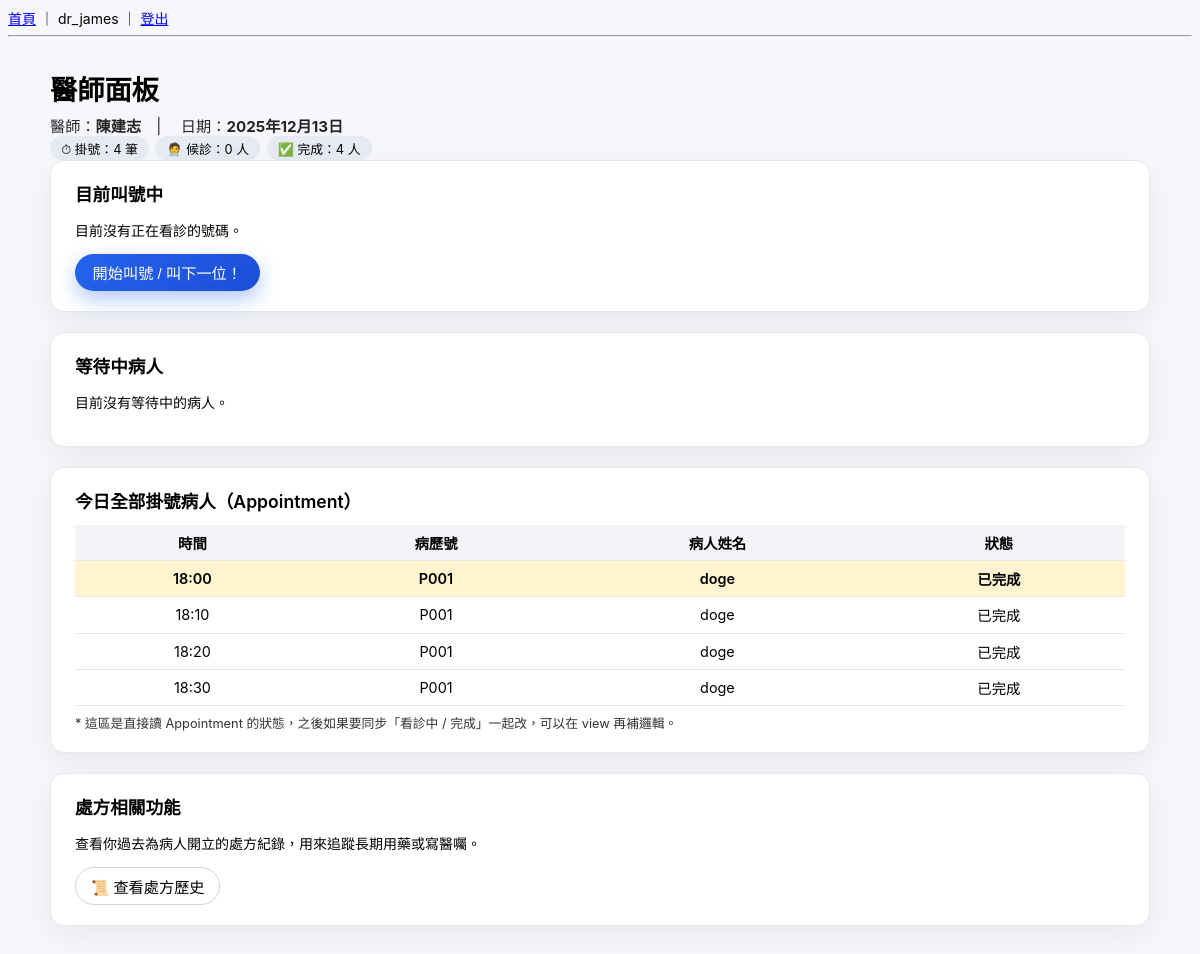
Screenshot of /queues/doctor/ (signed in) with the database file from the repository.
### doctors/models.py (models this page shows, shortened)
class Doctor(models.Model):
    name = models.CharField("姓名", max_length=50)
    department = models.CharField("科別", max_length=50)
    room = models.CharField("診間", max_length=20, blank=True)
    user = models.OneToOneField(
        User, null=True, blank=True, on_delete=models.SET_NULL, verbose_name="使用者帳號"
    )
    is_active = models.BooleanField("啟用", default=True)
    class Meta:
        verbose_name = "醫師"
        verbose_name_plural = "醫師"

### appointments/models.py (models this page shows, shortened)
class Appointment(models.Model):
    STATUS_BOOKED   = "BOOKED"
    STATUS_CANCELLED = "CANCELLED"
    STATUS_DONE     = "DONE"
    STATUS_NO_SHOW  = "NO_SHOW"  # 🆕 預留給「未到 / 過號」
    STATUS_CHOICES = [
        (STATUS_BOOKED, "已掛號"),
        (STATUS_CANCELLED, "已取消"),
        (STATUS_DONE, "已完成"),
        (STATUS_NO_SHOW, "未到 / 過號"),
    ]
    patient = models.ForeignKey(Patient, on_delete=models.CASCADE)
    doctor = models.ForeignKey(Doctor, on_delete=models.CASCADE)
    date = models.DateField()
    time = models.TimeField()
    status = models.CharField(
        max_length=10,
        choices=STATUS_CHOICES,
        default=STATUS_BOOKED,
    )
    created_at = models.DateTimeField(default=timezone.now)
    objects = AppointmentManager()
    class Meta:
        unique_together = [("doctor", "date", "time")]

### patients/models.py (models this page shows, shortened)
class Patient(models.Model):
    GENDER_MALE = "M"
    GENDER_FEMALE = "F"
    GENDER_OTHER = "O"
    GENDER_CHOICES = [
        (GENDER_MALE, "男"),
        (GENDER_FEMALE, "女"),
        (GENDER_OTHER, "其他 / 不透露"),
    ]
    BLOOD_A = "A"
    BLOOD_B = "B"
    BLOOD_AB = "AB"
    BLOOD_O = "O"
    BLOOD_UNKNOWN = "UNK"
    BLOOD_TYPE_CHOICES = [
        (BLOOD_A, "A 型"),
        (BLOOD_B, "B 型"),
        (BLOOD_AB, "AB 型"),
        (BLOOD_O, "O 型"),
        (BLOOD_UNKNOWN, "未知"),
    ]
    full_name = models.CharField("姓名", max_length=50)
    national_id = models.CharField("身分證", max_length=10, unique=True)
    nhi_no = models.CharField("健保卡號", max_length=20, blank=True)
    gender = models.CharField(
        "性別",
        max_length=1,
        choices=GENDER_CHOICES,
        blank=True,
    )
    birth_date = models.DateField("生日")
    blood_type = models.CharField(
        "血型",
        max_length=3,
        choices=BLOOD_TYPE_CHOICES,
        default=BLOOD_UNKNOWN,
        blank=True,
    )
    phone = models.CharField("電話", max_length=20, blank=True)
    email = models.EmailField("Email", max_length=100, blank=True)
    address = models.CharField("地址", max_length=200, blank=True)
    height_cm = models.PositiveIntegerField("身高（cm）", null=True, blank=True)
    weight_kg = models.DecimalField(
        "體重（kg）",
        max_digits=5,
        decimal_places=1,
        null=True,
        blank=True,
    )
    allergies = models.TextField(
        "過敏史",
        blank=True,
        help_text="例如：藥物過敏、食物過敏等",
    )
    chronic_diseases = models.TextField(
        "慢性疾病 / 重要病史",
        blank=True,
        help_text="例如：高血壓、糖尿病、心臟病等",
    )
    family_disease_notes = models.TextField(
    "家族病史",
    blank=True,
    null=True,
    help_text="例如：父母高血壓、糖尿病、遺傳疾病等",
    )
    other_risk_notes = models.TextField(
    "其他風險備註",
    blank=True,
    null=True,
    )
    emergency_contact_name = models.CharField("緊急聯絡人姓名", max_length=50, blank=True)
    emergency_contact_phone = models.CharField("緊急聯絡人電話", max_length=20, blank=True)
    emergency_contact_relation = models.CharField(
        "與病人關係",
        max_length=50,
        blank=True,
        help_text="例如：父、母、配偶、子女、朋友",
    )
    chart_no = models.CharField(
        "病歷號",
        max_length=20,
        unique=True,
        blank=True,
        editable=False,
    )
    note = models.TextField("其他備註", blank=True)
    created_at = models.DateTimeField("建立時間", auto_now_add=True)
    updated_at = models.DateTimeField("最後更新時間", auto_now=True)
    class Meta:
        verbose_name = "病人"
        verbose_name_plural = "病人"
        ordering = ["chart_no"]

### queues/views.py (the view, shortened to what this page needs)
# urls.py: path("doctor/", views.doctor_panel, name="doctor_panel"),
@group_required("DOCTOR")
def doctor_panel(request):
    doctor = Doctor.objects.filter(user=request.user).first()
    if not doctor:
        messages.error(request, "目前帳號沒有綁定醫師資料 。")
        return redirect("index")
    today = timezone.localdate()
    tickets_qs = (
        VisitTicket.objects
        .filter(date=today, doctor=doctor)
        .select_related("patient", "appointment")
        .order_by("appointment__time", "number")
    )
    current_ticket = tickets_qs.filter(status="CALLING").first()
    waiting_tickets = tickets_qs.filter(status__in=["WAITING", "NO_SHOW"])
    done_tickets = tickets_qs.filter(status="DONE")
    today_appointments = (
        Appointment.objects
        .filter(doctor=doctor, date=today)
        .select_related("patient")
        .order_by("time")
    )
    rejected_prescriptions = (
        Prescription.objects
        .filter(
            doctor=doctor,
            date=today,
            verify_status=Prescription.VERIFY_REJECTED,
        )
        .select_related("patient")
        .order_by("-date", "-id")
    )
    context = {
        "doctor": doctor,
        "today": today,
        "tickets": tickets_qs,
        "current_ticket": current_ticket,
        "waiting_tickets": waiting_tickets,
        "done_tickets": done_tickets,
        "today_appointments": today_appointments,
        "rejected_prescriptions": rejected_prescriptions,
    }
    return render(request, "queues/doctor_panel.html", context)

### templates/queues/doctor_panel.html (shortened to what this page needs)
{% extends "base.html" %}
{% block content %}
<div class="app-page">
  <div class="d-flex justify-content-between align-items-center mb-2">
      <div>
          <div class="app-page-title">醫師面板</div>
          {% if doctor %}
              <div class="app-page-subtitle">
                  醫師：<strong>{{ doctor.name }}</strong>　|
                  日期：<strong>{{ today }}</strong>
              </div>
          {% else %}
              <div class="app-page-subtitle text-danger">
                  沒有對應的醫師資料，請請管理員確認帳號綁定。
              </div>
          {% endif %}
      </div>
      <div class="app-pill-row">
          <span class="app-pill">⏱ 掛號：{{ today_appointments|length }} 筆</span>
          <span class="app-pill">🧑‍⚕️ 候診：{{ waiting_tickets|length }} 人</span>
          <span class="app-pill">✅ 完成：{{ done_tickets|length }} 人</span>
      </div>
  </div>
  <div class="app-card">
      <div class="app-card-header">
          <div class="app-card-title">目前叫號中</div>
      </div>
      <div>
          {% if current_ticket %}
              <p class="mb-2">
                  ▶ 現在看診：
                  <strong>#{{ current_ticket.number }}</strong>
                  — {{ current_ticket.patient.full_name }}
              </p>
              <p class="mb-2">
                  預約時間：
                  <strong>{{ current_ticket.appointment.time|time:"H:i" }}</strong>
                  （狀態：{{ current_ticket.get_status_display }}）
              </p>
              <p class="mb-2">
                  已呼叫次數：
                  <strong>{{ current_ticket.call_count }}</strong> 次
              </p>
              <form method="post" class="mt-2">
                  {% csrf_token %}
                  <input type="hidden" name="ticket_id" value="{{ current_ticket.id }}">
                  <button type="submit" name="action" value="finish" class="app-btn app-btn-danger">
                      此病人看診完成
                  </button>
                  <button type="submit" name="action" value="call_next" class="app-btn app-btn-primary">
                      直接叫下一位
                  </button>
                  <button type="submit" name="action" value="skip" class="app-btn app-btn-ghost">
                      過號下一位
                  </button>
              </form>
              <div class="mt-2">
                  <a href="{% url 'prescriptions:edit_for_ticket' current_ticket.id %}"
                     class="app-btn app-btn-ghost app-btn-sm">
                      📝 開立 / 編輯處方
                  </a>
                  {% if current_ticket.prescription %}
                      <span style="margin-left: 0.5rem; font-size: 0.8rem; opacity: .8;">
                          （已有處方，點上面可修改）
                      </span>
                  {% endif %}
              </div>
          {% else %}
              <p>目前沒有正在看診的號碼。</p>
              <form method="post" class="mt-2">
                  <button type="submit" name="action" value="call_next"
                          class="app-btn app-btn-primary">
                      開始叫號 / 叫下一位！
                  </button>
              </form>
          {% endif %}
      </div>
  </div>
  <div class="app-card">
      <div class="app-card-header">
          <div class="app-card-title">等待中病人</div>
      </div>
      <div>
          {% if waiting_tickets %}
              <div class="app-table-wrap">
                  <table class="app-table">
                      <thead>
                          <tr>
                              <th>號碼</th>
                              <th>時間</th>
                              <th>病人</th>
                              <th>狀態</th>
                              <th>呼叫次數</th>
                              <th>操作</th>
                          </tr>
                      </thead>
                      <tbody>
                          {% for t in waiting_tickets %}
                              <tr{% if t.is_skipped %} style="opacity: 0.6;"{% endif %}>
                                  <td>#{{ t.number }}</td>
                                  <td>{{ t.appointment.time|time:"H:i" }}</td>
                                  <td>{{ t.appointment.patient.full_name }}</td>
                                  <td>
                                      {% if t.status == "WAITING" %}
                                          <span class="app-status-tag app-status-waiting">
                                              {{ t.get_status_display }}
                                          </span>
                                      {% elif t.status == "CALLING" %}
                                          <span class="app-status-tag app-status-calling">
                                              {{ t.get_status_display }}
                                          </span>
                                      {% elif t.status == "DONE" %}
                                          <span class="app-status-tag app-status-done">
                                              {{ t.get_status_display }}
                                          </span>
                                      {% elif t.status == "NO_SHOW" %}
                                          <span class="app-status-tag app-status-no-show">
                                              {{ t.get_status_display }}
                                          </span>
                                      {% else %}
                                          <span class="app-status-tag">
                                              {{ t.get_status_display }}
                                          </span>
                                      {% endif %}
                                      {% if t.is_skipped %}
                                          （已過號）
                                      {% endif %}
                                  </td>
                                  <td>{{ t.call_count }}</td>
                                  <td>
                                      {% if t.status == "WAITING" or t.status == "NO_SHOW" %}
                                          <form method="post" style="display:inline;">
                                              {% csrf_token %}
                                              <input type="hidden" name="ticket_id" value="{{ t.id }}">
                                              <button type="submit"
                                                      name="action"
                                                      value="recall"
                                                      class="app-btn app-btn-primary app-btn-sm">
                                                  叫回
                                              </button>
                                          </form>
                                      {% endif %}
                                  </td>
                              </tr>
                          {% endfor %}
                      </tbody>
                  </table>
              </div>
          {% else %}
              <p>目前沒有等待中的病人。</p>
          {% endif %}
      </div>
  </div>
  <div class="app-card">
      <div class="app-card-header">
          <div class="app-card-title">今日全部掛號病人（Appointment）</div>
      </div>
      <div>
          {% if today_appointments %}
              <div class="app-table-wrap">
                  <table class="app-table">
                      <thead>
                          <tr>
                              <th>時間</th>
                              <th>病歷號</th>
                              <th>病人姓名</th>
                              <th>狀態</th>
                          </tr>
                      </thead>
                      <tbody>
                          {% for appt in today_appointments %}
                              <tr {% if forloop.first %}class="app-row-highlight"{% endif %}>
                                  <td>{{ appt.time|time:"H:i" }}</td>
                                  <td>{{ appt.patient.chart_no }}</td>
                                  <td>{{ appt.patient.full_name }}</td>
                                  <td>{{ appt.get_status_display }}</td>
                              </tr>
                          {% endfor %}
                      </tbody>
                  </table>
              </div>
          {% else %}
              <p>今天沒有掛號資料。</p>
          {% endif %}
      </div>
      <div class="app-note">
          * 這區是直接讀 Appointment 的狀態，之後如果要同步「看診中 / 完成」一起改，可以在 view 再補邏輯。
      </div>
  </div>
  <div class="app-card">
      <div class="app-card-header">
          <div class="app-card-title">處方相關功能</div>
      </div>
      <div>
          <p>查看你過去為病人開立的處方紀錄，用來追蹤長期用藥或寫醫囑。</p>
          <a href="{% url 'prescriptions:doctor_prescription_list' %}"
             class="app-btn app-btn-ghost">
              📜 查看處方歷史
          </a>
      </div>
  </div>
</div>
{% endblock %}

### templates/base.html (shortened to what this page needs)
<!DOCTYPE html>
{% load static %}
<html lang="zh-Hant">
<head>
  <link rel="stylesheet" href="{% static 'css/app.css' %}">
  <link rel="stylesheet" href="{% static 'css/hospital_theme.css' %}">
</head>
<body>
  <div>
    <a href="/">首頁</a>
    {% if user.is_authenticated %}
      ｜ {{ user.username }} ｜ <a href="/logout/">登出</a>
    {% else %}
      ｜ <a href="/login/">登入</a>
    {% endif %}
  </div>
  <hr>
  {% block content %}{% endblock %}
</body>
</html>

### rows the page displays
Doctor: name "陳建志"
Appointment: time "18:00", patient.chart_no "P001", patient.full_name "doge", status "已完成"
Appointment: time "18:10", patient.chart_no "P001", patient.full_name "doge", status "已完成"
Appointment: time "18:20", patient.chart_no "P001", patient.full_name "doge", status "已完成"
Appointment: time "18:30", patient.chart_no "P001", patient.full_name "doge", status "已完成"

### other values shown
{{ user.username }} "dr_james"
{{ today }} "2025年12月13日"
{{ today_appointments|length }} "4"
{{ waiting_tickets|length }} "0"
{{ done_tickets|length }} "4"
